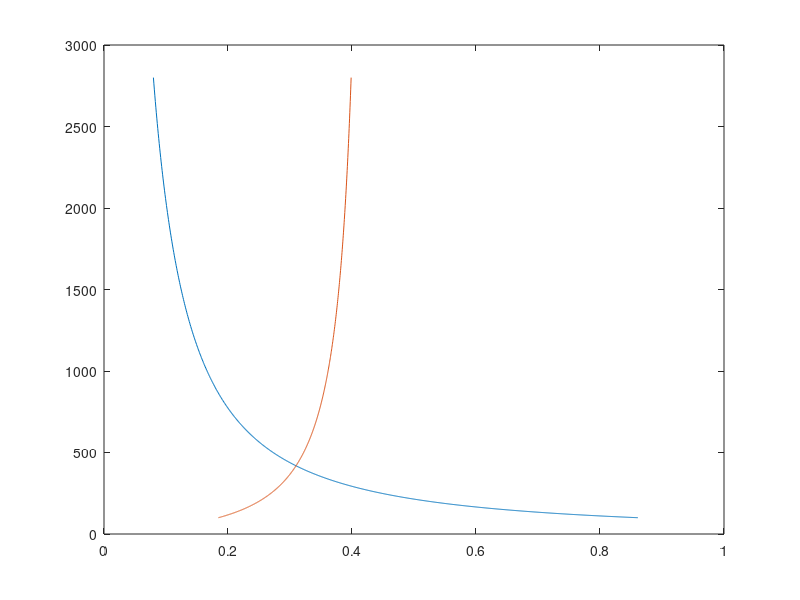

This chart was generated by the following MATLAB code:
  
% Thermal Systems - Project 2A   
% Task 1

%%%%%%
% Definition of Constants
%%%%%%
R=0.287;     % Constant
n=1.4;       % Constant
k = (1/0.4); % Constant
r=28;        %Pressure Ratio 
Cp = 1.005; % kJ/Kg

%%%%%%
% State Calculations
%%%%%%

% State 1 % Inlet of Compressor 
T1 = 300;       % Inlet Temperature
P1=100;         % Inlet Pressure
v1 = (R*T1)/P1; 
s1 = 0;
C=(P1*(v1^n));  % Isentropic Constant
 
% State 2 % Inlet of Combuster  
P2 = r*P1; 
v2 = (C/P2)^(1/n);   
T2= (P2*v2)/R;  
s2 = 0;
% State 3 % Inlet of Turbine   
P3 = P2; % Isobaric Process
T3 = 1800;  
v3 = (R * T3)/P3; 
s3 = Cp*log(T3/T2);
C2=(P3*(v3^n));
% State 4 % Inlet of Nozzle
T4 = T3 - (T2-T1);   
v4 = ((P3 * (v3^n))/(R*T4))^(k); 
P4 = (R * T4)/v4;
s4 = s3;
% State 5 % Outlet of Nozzle
P5 = P1; 
v5 = ((P4*(v4^n))/P5)^(1/n); 
T5 = (P5*v5)/R;   
s5 = s1;

%%%%%%
% Process Calculations
%%%%%%

% Compressor - Isentropic
% Combustor  - Isobaric
% Turbine    - Isentropic
% Nozzle     - Isentropic


% Compressor Process - Isentropic - P as a function of v

v_Compressor = linspace(v1,v2,1000);
P_Compressor = zeros(1000,1);

for index = 1:1000
    P_Compressor(index) = C/(v_Compressor(index)^n);
end

% Combustor Process - Isobaric - T as a function of s

T_Combustor = linspace(T2,T3,1000);
s_Combustor = zeros(1000,1);

for index = 1:1000
    s_Combustor(index) = Cp*log(T_Combustor(index)/T2);
end

% Turbine Process - Isentropic - P as a function of v

T_Turbine = linspace(T3,T4,1000);
v_Turbine = zeros(1000,1);
P_Turbine = zeros(1000,1);

for index = 1:1000
    v_Turbine(index) = ((P3 * (v3^n))/(R*T_Turbine(index)))^(k); 
    P_Turbine(index) = (R * T_Turbine(index))/v_Turbine(index);
end


plot(v_Compressor,P_Compressor,v_Turbine,P_Compressor)
hold on
%plot(s_Combustor,T_Combustor)
